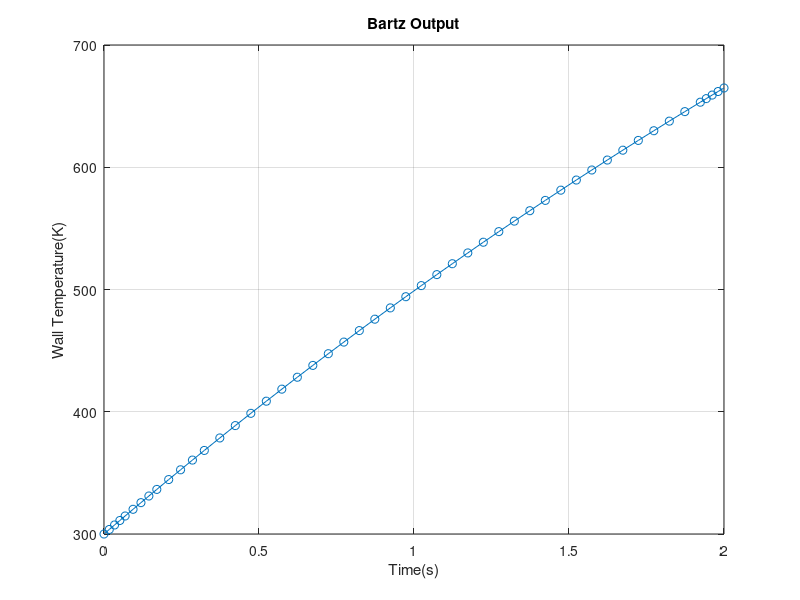

MATLAB code for this plot:
clear; clc;
%% ALL UNITS SI %%
%% === INPUTS === %%
% DE-1 (Cardinal) %
mdot = 1.61;    %mdot (kg/s)

t_end = 2;    %total burn time (s), without transients
%Chamber Dimensions%
r_i = 0.0664866;    %inner radius
t_w = 0.01;    %wall thickness
r_o = r_i + t_w;    %outer radius
A_loc = pi * (r_i)^2;
r_t = 0.0221622;    %throat radius
D_t = 2 * r_t;
A_t = pi * (r_t)^2;
L = 0.15;    %chamber length (use RPA)

% Chamber Material%
rho = 2700; %density
c_p = 896;  %specific heat (J/kg K)
k = 170;    %Thermal conductivity (W/m K)
sigma_yield = 276e6;    %yield strength, room temperature
sigma_ultimate = 310e6; %ultimate strength

P_chamber = 1.5e6;

T_gas = 1500;   %gas temperature (K)

c_star = P_chamber * A_t / mdot;

%Combustion Gas Properties (Take From RPA)%
mu = 7.359e-5;  %viscosity (kg/(m.s) or Pa.s)
c_p_gas = 1850; %specific heat, constant pressure
Pr = 0.5905;    %Prandtl number, effective
u = 700;    %gas velocity

%% === BARTZ HEAT TRANSFER COEFFICIENT === %%
L_c = t_w; %characteristic length
D = 2 * r_i;

h_bartz = 0.026 * (mu^0.2 * c_p_gas) / (Pr^0.6 * D_t^0.2) * (P_chamber / c_star)^0.8 * (D_t / (D_t/2))^0.1 * (A_t / (A_loc)) ^ 0.9;

h = h_bartz;

%% === BIOT NUMBER CHECK === %%
Bi = h * L_c / k;

fprintf('Biot Number Check:\n');
fprintf('Biot Number: %.3f\n',Bi);

if Bi < 0.1
    fprintf('Lumped mass model is valid.\n\n');
else
    fprintf('Lumped mass model is NOT valid.\n\n');
end

%% === LUMPED MASS HEAT TRANSFER MODEL === %%
A_inner = 2 * pi * r_i;
V_wall = pi * (r_o^2 - r_i^2) * L;
m_wall = V_wall*rho;
disp(['Mass of Chamber Wall (kg): ',num2str(m_wall)]);
C_th = m_wall*c_p;

dTwdt = @(t,Tw) h * A_inner * (T_gas-Tw) / (m_wall*c_p);

Tw0 = 300;
[t,Tw]=ode45(dTwdt, [0,t_end],Tw0);

disp(['Final Wall Temperature (K): ',num2str(Tw(end))]);

figure;
plot(t,Tw,'-o');
xlabel("Time(s)");
ylabel("Wall Temperature(K)");
title('Bartz Output');
grid on;

%% === HOOP STRESS === %%
function k = knockdown(T)

    T_celcius = T - 273.15;

    % some empirical 6061 aluminum knockdown factor data
    % Summers, P.T., Chen, Y., Rippe, C.M. et al., https://doi.org/10.1186/s40038-015-0007-5
    
    data = [
        25,    1.0;   
        100,   0.95;
        150,   0.93;   
        200,   0.88;   
        250,   0.55;  
        300,   0.31;   
        350,   0.19;   
        400,   0.12;   
        450,   0.05;   
        500,   0.03;   
        550,   0.01;  
        600,   0.005;  
        650,   0.001;  
        660,   0.0005; 
    ];

    k = interp1(data(:,1), data(:,2), T_celcius, 'linear', 'extrap');

    k = max(min(k, 1), 0);
end

ECF = knockdown(Tw(end));

if t_w / r_i > 0.1 % check if wall thickness is > 10 percent of chamber radius
    sigma = (P_chamber * (r_o^2 + r_i^2) / (r_o^2 - r_i^2));
    disp("Thick wall hoop stress used.")
else
    sigma = (P_chamber * r_i) / t_w;
    disp("Thin wall hoop stress used.")
end
disp(sigma_yield * ECF)
sf = (sigma_yield * ECF) / sigma;
disp(['Safety Factor: ',num2str(sf)]);


if sf > 1
    disp('Safety factor is greater than 1. Design is safe.');
else
    disp('Design is NOT safe. Please check your specifications and try again');
end
